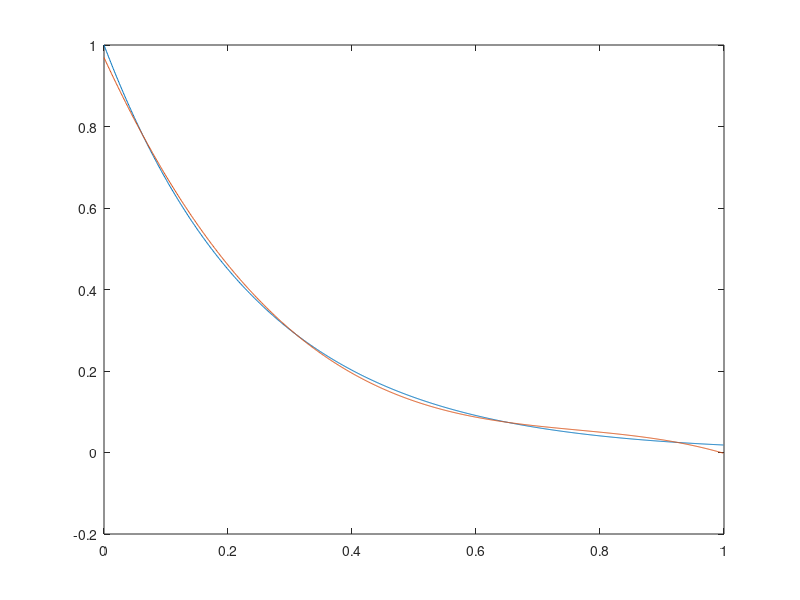

Reproduce this figure in MATLAB.

clearvars
% close all

fx = @ (x, b, g) exp(-b * x);%.* (1 - exp(-g * x));

fs = 1000;
T  = 1;
N  = fs * T;
t  = 0:1/fs:T-1/fs;
b  = 4;
g  = 5;

f = fx(t,b,g);

c = polyfit(t, f, 3);
p = polyval(c, t);

figure('WindowStyle','docked')

plot(t, f); hold on;
plot(t, p);

